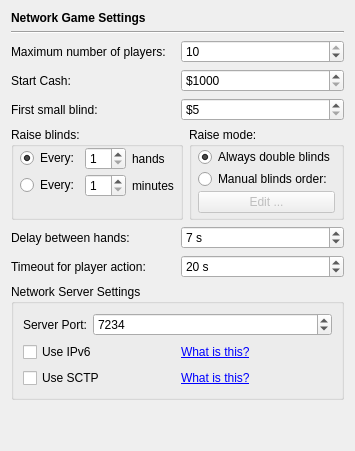
       <widget class="QWidget" name="page_4">
        <layout class="QVBoxLayout">
         <item>
          <widget class="QLabel" name="label_34">
           <property name="styleSheet">
            <string notr="true">QLabel { font-weight: bold;  }</string>
           </property>
           <property name="text">
            <string>Network Game Settings</string>
           </property>
          </widget>
         </item>
         <item>
          <widget class="Line" name="line_5">
           <property name="orientation">
            <enum>Qt::Orientation::Horizontal</enum>
           </property>
          </widget>
         </item>
         <item>
          <layout class="QHBoxLayout">
           <item>
            <widget class="QLabel" name="label_15">
             <property name="text">
              <string>Maximum number of players:</string>
             </property>
             <property name="buddy">
              <cstring>spinBox_netQuantityPlayers</cstring>
             </property>
            </widget>
           </item>
           <item>
            <widget class="QSpinBox" name="spinBox_netQuantityPlayers">
             <property name="minimum">
              <number>2</number>
             </property>
             <property name="maximum">
              <number>10</number>
             </property>
             <property name="value">
              <number>10</number>
             </property>
            </widget>
           </item>
          </layout>
         </item>
         <item>
          <layout class="QHBoxLayout">
           <item>
            <widget class="QLabel" name="label_13">
             <property name="text">
              <string>Start Cash:</string>
             </property>
             <property name="buddy">
              <cstring>spinBox_netStartCash</cstring>
             </property>
            </widget>
           </item>
           <item>
            <widget class="QSpinBox" name="spinBox_netStartCash">
             <property name="prefix">
              <string>$</string>
             </property>
             <property name="minimum">
              <number>1000</number>
             </property>
             <property name="maximum">
              <number>1000000</number>
             </property>
             <property name="singleStep">
              <number>50</number>
             </property>
            </widget>
           </item>
          </layout>
         </item>
         <item>
          <layout class="QHBoxLayout">
           <item>
            <widget class="QLabel" name="label_35">
             <property name="text">
              <string>First small blind:</string>
             </property>
             <property name="buddy">
              <cstring>spinBox_netFirstSmallBlind</cstring>
             </property>
            </widget>
           </item>
           <item>
            <widget class="QSpinBox" name="spinBox_netFirstSmallBlind">
             <property name="prefix">
              <string>$</string>
             </property>
             <property name="minimum">
              <number>5</number>
             </property>
             <property name="maximum">
              <number>20000</number>
             </property>
            </widget>
           </item>
          </layout>
         </item>
         <item>
          <layout class="QHBoxLayout">
           <item>
            <widget class="QGroupBox" name="groupBox_8">
             <property name="maximumSize">
              <size>
               <width>16777215</width>
               <height>105</height>
              </size>
             </property>
             <property name="title">
              <string>Raise blinds:</string>
             </property>
             <layout class="QGridLayout">
              <property name="leftMargin">
               <number>6</number>
              </property>
              <property name="topMargin">
               <number>0</number>
              </property>
              <property name="rightMargin">
               <number>6</number>
              </property>
              <property name="bottomMargin">
               <number>6</number>
              </property>
              <property name="verticalSpacing">
               <number>4</number>
              </property>
              <item row="0" column="0">
               <widget class="QRadioButton" name="radioButton_netRaiseBlindsAtHands">
                <property name="text">
                 <string>Every:</string>
                </property>
                <property name="checked">
                 <bool>true</bool>
                </property>
               </widget>
              </item>
              <item row="0" column="1">
               <widget class="QSpinBox" name="spinBox_netRaiseSmallBlindEveryHands">
                <property name="minimum">
                 <number>1</number>
                </property>
               </widget>
              </item>
              <item row="0" column="2">
               <widget class="QLabel" name="label_51">
                <property name="sizePolicy">
                 <sizepolicy hsizetype="Expanding" vsizetype="Preferred">
                  <horstretch>0</horstretch>
                  <verstretch>0</verstretch>
                 </sizepolicy>
                </property>
                <property name="text">
                 <string>hands</string>
                </property>
               </widget>
              </item>
              <item row="1" column="0">
               <widget class="QRadioButton" name="radioButton_netRaiseBlindsAtMinutes">
                <property name="text">
                 <string>Every:</string>
                </property>
               </widget>
              </item>
              <item row="1" column="1">
               <widget class="QSpinBox" name="spinBox_netRaiseSmallBlindEveryMinutes">
                <property name="minimum">
                 <number>1</number>
                </property>
               </widget>
              </item>
              <item row="1" column="2">
               <widget class="QLabel" name="label_52">
                <property name="sizePolicy">
                 <sizepolicy hsizetype="Expanding" vsizetype="Preferred">
                  <horstretch>0</horstretch>
                  <verstretch>0</verstretch>
                 </sizepolicy>
                </property>
                <property name="text">
                 <string>minutes</string>
                </property>
               </widget>
              </item>
              <item row="2" column="1">
               <spacer>
                <property name="orientation">
                 <enum>Qt::Orientation::Vertical</enum>
                </property>
                <property name="sizeHint" stdset="0">
                 <size>
                  <width>20</width>
                  <height>10</height>
                 </size>
                </property>
               </spacer>
              </item>
             </layout>
            </widget>
           </item>
           <item>
            <widget class="QGroupBox" name="groupBox_9">
             <property name="sizePolicy">
              <sizepolicy hsizetype="Expanding" vsizetype="Preferred">
               <horstretch>0</horstretch>
               <verstretch>0</verstretch>
              </sizepolicy>
             </property>
             <property name="maximumSize">
              <size>
               <width>16777215</width>
               <height>105</height>
              </size>
             </property>
             <property name="title">
              <string>Raise mode:</string>
             </property>
             <layout class="QGridLayout">
              <property name="leftMargin">
               <number>6</number>
              </property>
              <property name="topMargin">
               <number>0</number>
              </property>
              <property name="rightMargin">
               <number>6</number>
              </property>
              <property name="bottomMargin">
               <number>4</number>
              </property>
              <property name="verticalSpacing">
               <number>2</number>
              </property>
              <item row="0" column="0">
               <widget class="QRadioButton" name="radioButton_netAlwaysDoubleBlinds">
                <property name="text">
                 <string>Always double blinds</string>
                </property>
                <property name="checked">
                 <bool>true</bool>
                </property>
               </widget>
              </item>
              <item row="1" column="0">
               <widget class="QRadioButton" name="radioButton_netManualBlindsOrder">
                <property name="text">
                 <string>Manual blinds order:</string>
                </property>
               </widget>
              </item>
              <item row="2" column="0">
               <widget class="QPushButton" name="pushButton_netEditManualBlindsOrder">
                <property name="enabled">
                 <bool>false</bool>
                </property>
                <property name="text">
                 <string>Edit ...</string>
                </property>
               </widget>
              </item>
             </layout>
            </widget>
           </item>
          </layout>
         </item>
         <item>
          <layout class="QHBoxLayout">
           <item>
            <widget class="QLabel" name="label_36">
             <property name="text">
              <string>Delay between hands:</string>
             </property>
             <property name="buddy">
              <cstring>spinBox_netDelayBetweenHands</cstring>
             </property>
            </widget>
           </item>
           <item>
            <widget class="QSpinBox" name="spinBox_netDelayBetweenHands">
             <property name="suffix">
              <string> s</string>
             </property>
             <property name="minimum">
              <number>5</number>
             </property>
             <property name="maximum">
              <number>20</number>
             </property>
             <property name="singleStep">
              <number>1</number>
             </property>
             <property name="value">
              <number>7</number>
             </property>
            </widget>
           </item>
          </layout>
         </item>
         <item>
          <layout class="QHBoxLayout">
           <item>
            <widget class="QLabel" name="label_40">
             <property name="text">
              <string>Timeout for player action:</string>
             </property>
             <property name="buddy">
              <cstring>spinBox_netTimeOutPlayerAction</cstring>
             </property>
            </widget>
           </item>
           <item>
            <widget class="QSpinBox" name="spinBox_netTimeOutPlayerAction">
             <property name="suffix">
              <string> s</string>
             </property>
             <property name="minimum">
              <number>5</number>
             </property>
             <property name="maximum">
              <number>60</number>
             </property>
             <property name="value">
              <number>20</number>
             </property>
            </widget>
           </item>
          </layout>
         </item>
         <item>
          <widget class="QGroupBox" name="groupBox_2">
           <property name="title">
            <string>Network Server Settings</string>
           </property>
           <layout class="QGridLayout" name="gridLayout_2">
            <item row="0" column="0" colspan="2">
             <layout class="QHBoxLayout" name="horizontalLayout_5">
              <item>
               <widget class="QLabel" name="label_16">
                <property name="text">
                 <string>Server Port:</string>
                </property>
                <property name="buddy">
                 <cstring>spinBox_serverPort</cstring>
                </property>
               </widget>
              </item>
              <item>
               <widget class="QSpinBox" name="spinBox_serverPort">
                <property name="sizePolicy">
                 <sizepolicy hsizetype="MinimumExpanding" vsizetype="Fixed">
                  <horstretch>0</horstretch>
                  <verstretch>0</verstretch>
                 </sizepolicy>
                </property>
                <property name="minimum">
                 <number>80</number>
                </property>
                <property name="maximum">
                 <number>65535</number>
                </property>
                <property name="value">
                 <number>7234</number>
                </property>
               </widget>
              </item>
             </layout>
            </item>
            <item row="1" column="0">
             <widget class="QCheckBox" name="checkBox_useIpv6">
              <property name="text">
               <string>Use IPv6</string>
              </property>
             </widget>
            </item>
            <item row="1" column="1">
             <widget class="QLabel" name="label_22">
              <property name="text">
               <string>&lt;a href=&quot;http://en.wikipedia.org/wiki/Ipv6&quot;&gt;What is this?&lt;/a&gt;</string>
              </property>
              <property name="openExternalLinks">
               <bool>true</bool>
              </property>
             </widget>
            </item>
            <item row="2" column="0">
             <widget class="QCheckBox" name="checkBox_useSctp">
              <property name="text">
               <string>Use SCTP</string>
              </property>
             </widget>
            </item>
            <item row="2" column="1">
             <widget class="QLabel" name="label_24">
              <property name="text">
               <string>&lt;a href=&quot;http://en.wikipedia.org/wiki/Stream_Control_Transmission_Protocol&quot;&gt;What is this?&lt;/a&gt;</string>
              </property>
              <property name="openExternalLinks">
               <bool>true</bool>
              </property>
             </widget>
            </item>
           </layout>
          </widget>
         </item>
         <item>
          <spacer name="verticalSpacer_2">
           <property name="orientation">
            <enum>Qt::Orientation::Vertical</enum>
           </property>
           <property name="sizeHint" stdset="0">
            <size>
             <width>20</width>
             <height>40</height>
            </size>
           </property>
          </spacer>
         </item>
        </layout>
       </widget>
